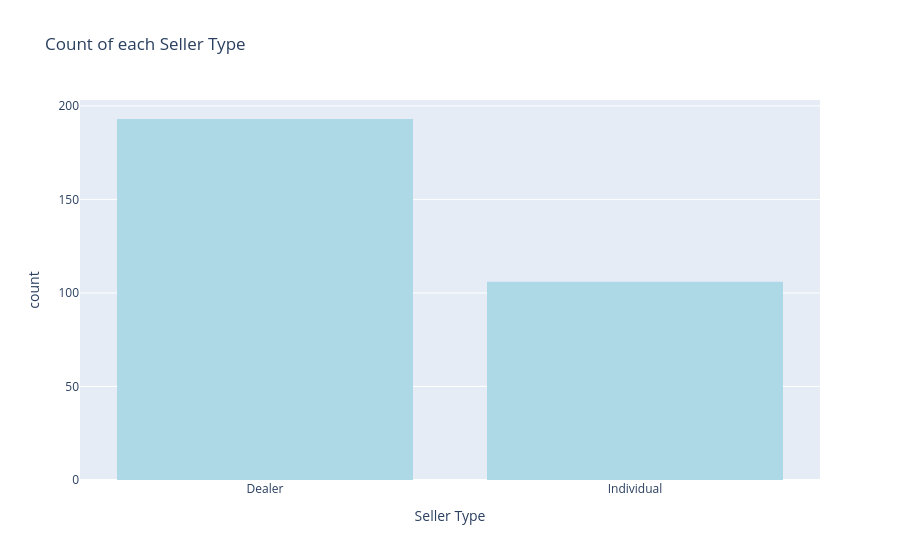

The notebook cell saved with this chart:
### Code cell
#Count_Seller_Type

fig = px.histogram(df, x='Seller_Type',
                labels = {'Seller_Type':'Seller Type'},
                title = 'Count of each Seller Type',
                color_discrete_sequence= ["lightblue"])
fig.show()

### Figure 1 — Plotly figure (JSON) as saved in the notebook; plotly's stock layout.template omitted (floating-point values rounded to 4 significant figures; data arrays with more than 128 entries replaced by an {"elided": "..."} marker saying what was removed)
{"data": [{"bingroup": "x", "hovertemplate": "Seller Type=%{x}<br>count=%{y}<extra></extra>", "legendgroup": "", "marker": {"color": "lightblue", "pattern": {"shape": ""}}, "name": "", "orientation": "v", "showlegend": false, "type": "histogram", "x": {"elided": "299 str values"}, "xaxis": "x", "yaxis": "y"}], "layout": {"barmode": "relative", "legend": {"tracegroupgap": 0}, "title": {"text": "Count of each Seller Type"}, "xaxis": {"anchor": "y", "domain": [0, 1], "title": {"text": "Seller Type"}}, "yaxis": {"anchor": "x", "domain": [0, 1], "title": {"text": "count"}}}}
